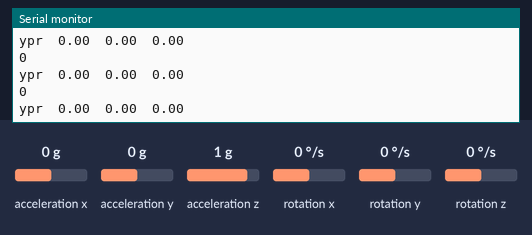
Simulated run of this sketch. Board: Arduino Uno, built with avr-gcc and run on an emulated ATmega328P. Parts: the last lines printed to the serial monitor. The inputs (shaded band) are chosen by the test bench; at power-on: acceleration x 0 g, rotation z 0 °/s, acceleration y 0 g, acceleration z 1 g, rotation x 0 °/s, rotation y 0 °/s.

Above: at 1.7 s.
1.8 s: acceleration x set to 0.8 g
At 2.5 s:
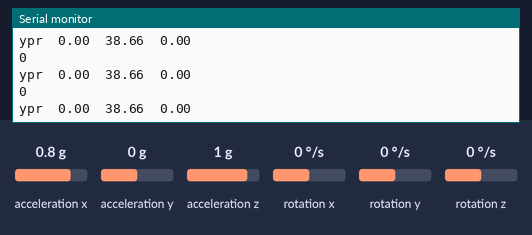
4.8 s: rotation z set to 100 °/s
At 5.6 s:
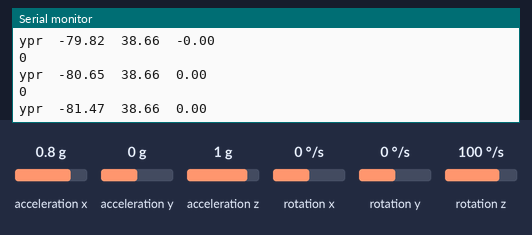
7.8 s: acceleration y set to -1.4 g
At 8.8 s:
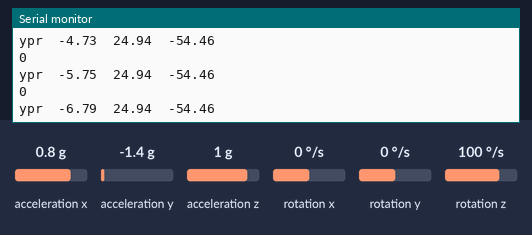
9.3 s: acceleration z set to -1.4 g
At 10.2 s:
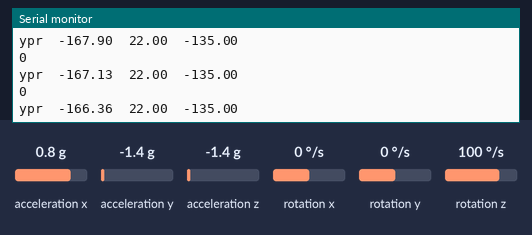
Timing chart, 0 to 11.8 s (numbered marks = the images above; inputs shaded):
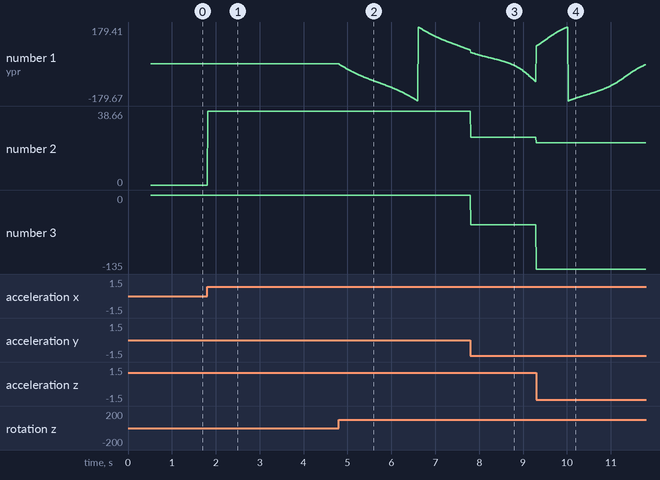

The sketch:

gyro_improvements.ino
```cpp
#include "I2Cdev.h"
#include "MPU6050_6Axis_MotionApps20.h"
#include "Wire.h"

MPU6050 mpu(0x69); //AD0=High


//MPU control/status vars
bool dmpReady = false;
uint8_t mpuIntStatus;  //actual interrupt status byte
uint8_t deviceStatus; //device status , 0 = success ,
uint16_t packetSize; //expected DMP packet size (defult 42) -- ?
uint16_t fifoCount; //count of all bytes currently in FIFO
uint8_t fifoBuffer[64]; // FIFO buffer storage

// orientation/motion vars
Quaternion q;           // [w, x, y, z]         quaternion container
VectorInt16 aa;         // [x, y, z]            accel sensor measurements
VectorInt16 aaReal;     // [x, y, z]            gravity-free accel sensor measurements
VectorInt16 aaWorld;    // [x, y, z]            world-frame accel sensor measurements
VectorFloat gravity;    // [x, y, z]            gravity vector
float euler[3];         // [psi, theta, phi]    Euler angle container
float ypr[3];           // [yaw, pitch, roll]   yaw/pitch/roll container and gravity vector

volatile bool mpuInterrupt = false;
//void dmpDataReady() {
//  mpuInterrupt = true;
//}
// put your setup code here, to run once:
void setup() {
  //join I2C bus
    #if I2CDEV_IMPLEMENTATION == I2CDEV_ARDUINO_WIRE
        Wire.begin();
        TWBR = 48; // 400kHz I2C clock (200kHz if CPU is 8MHz)
    #elif I2CDEV_IMPLEMENTATION == I2CDEV_BUILTIN_FASTWIRE
        Fastwire::setup(400, true);
    #endif
  //initialize serial communication
  Serial.begin(115200);
  while(!Serial); //common for Leonardo issues

  //initialize the mpu
  Serial.println("Call MPU6050 Lib to initialize devices...");
  mpu.initialize(); //initialize I2C device by using MPU6050 library

  //verify connection
  Serial.println("Tesing device connections");
  Serial.println(mpu.testConnection() ? F("MPU6050 connection test successed ") : F("MPU6050 connection test failed"));

//  //wait for begin , uncomment if we need wait user interruption
//  Serial.println("Press any button to begin");
//  while (Serial.available() && Serial.read()); // empty buffer
//  while (!Serial.available());                 // wait for data
//  while (Serial.available() && Serial.read()); // empty buffer again


  //load and configure DMP
  Serial.println("initializing DMP");
  deviceStatus = mpu.dmpInitialize(); //use MPU6050 library to inilisalize the dmp

 //feed offsets
  mpu.setXGyroOffset(220);
  mpu.setYGyroOffset(76);
  mpu.setZGyroOffset(-85);
  mpu.setZAccelOffset(1788); // 1688 factory default for my test chip

  //make sure it works
  if (deviceStatus == 0) {
    Serial.println("DMP initialization success, now enable DMP for use");
    //turn on DMP
    mpu.setDMPEnabled(true); //use MPU6050 library to enable DMP)

    //wait for first interrup . currently just leave it false automatically
    mpuInterrupt == false;

    //let main llop know it's ok to use DMP, set dmpRead flag to ture
    dmpReady = true;
    Serial.println("DMP is ready to use.");

    //get expected DMP packet size for later comparison
    packetSize = mpu.dmpGetFIFOPacketSize();
  } else {
    //ERROR! , device status !=0 when initializing DMP
    Serial.print("DMP initialization failed when using MPU6050 library:");
    if (deviceStatus == 1) {
      Serial.println(" intial memory load failed");
    } else if (deviceStatus == 2) {
      Serial.println(" failed to update DMP configuration");
    } else {
      Serial.print(" unknow error with code: ");
      Serial.println(deviceStatus);
    }
}
}


int ticket = 1;
void printOnlyOnce (String message){
  if (ticket == 1){
   Serial.println(message);
   ticket = 0 ;
  } else {
    return;
  }
}

void loop() {
  //if DMP not ready don't do anything
  if (!dmpReady) {
    printOnlyOnce("MAIN LOOP: DMP disabled");
    return;
  } else {

    //testing overflow
    if (fifoCount == 1024) {
      mpu.resetFIFO();
      Serial.println("FIFO overflow");
    } else {


    //wait for enough avaliable data length
    while (fifoCount < packetSize) {
      //waiting until get enough
      fifoCount = mpu.getFIFOCount();
    }


    //read this packet from FIFO buffer
    mpu.getFIFOBytes(fifoBuffer,packetSize);

    //track FIFO count here is more then one packeage avalible

    //reset fifo count
    fifoCount -= packetSize ;
    Serial.println(fifoCount);

    if (fifoCount > 2) {
        ////// clear fifo buffer
    }
    //display stage
                // display Euler angles in degrees
            mpu.dmpGetQuaternion(&q, fifoBuffer);
            mpu.dmpGetGravity(&gravity, &q);
            mpu.dmpGetYawPitchRoll(ypr, &q, &gravity);
            Serial.print("ypr\t");
            Serial.print(ypr[0] * 180/M_PI);
            Serial.print("\t");
            Serial.print(ypr[1] * 180/M_PI);
            Serial.print("\t");
            Serial.println(ypr[2] * 180/M_PI);
  }
  }
}
```

Measured:
- after the input at 1.8 s, the serial monitor: prints a new line at once (image 1)
- after the input at 4.8 s, the serial monitor: prints a new line at once (image 2)
- plotted number 1: 0 → 67 after the input at 4.8 s
- plotted number 2: 0 → 38.66 after the input at 1.8 s
